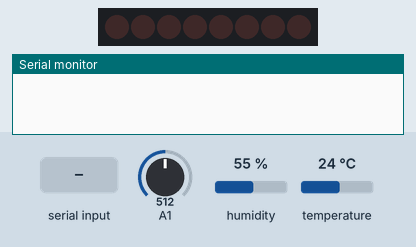
Bench run of a sketch on a simulated Arduino Uno, built with avr-gcc and run on an emulated ATmega328P. On the bench: 8 shift-register outputs drawn as a row of LEDs (first output left, lit = HIGH), the last lines printed to the serial monitor. Wiring (inferred from the names in the program): shift register (74HC595): data pin 11; shift clock pin 12; latch pin 8. Wiring (inferred from the signals the program sends): row of LEDs: on Q0, Q1, Q2, Q3, Q4, Q5, Q6, Q7. Inputs (shaded band) come from the test bench; at power-on: A1 = 512, humidity 55 %, temperature 24 °C.

Above: at 1.2 s.
1.3 s: "90,45\n" received over Serial
At 2.3 s:
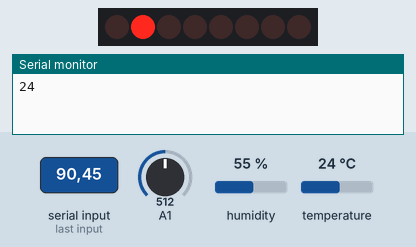
At 3.1 s:
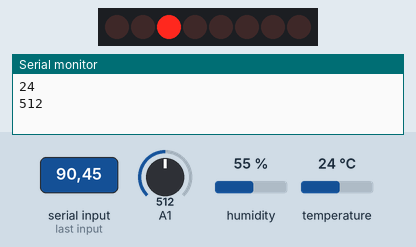
4.3 s: "30,150\n" received over Serial
At 4.8 s:
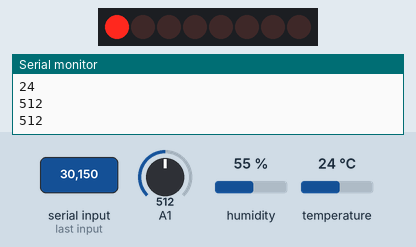
Timing chart, 0 to 7.9 s (numbered marks = the images above; inputs shaded):
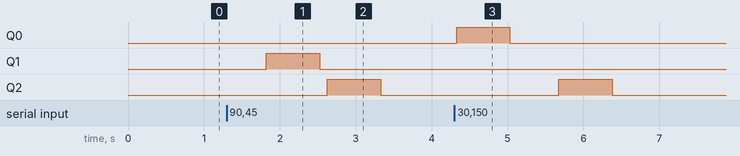

The sketch:

reader.ino.ino
```cpp
#include <dht.h>

dht DHT;

#define DHT11_PIN 7
#define CDS_PIN A0
#define READ_DELAY 100

int latchPin = 8;
int clockPin = 12;
int dataPin = 11;

int incomingByte = 0;

void setup()
{
  Serial.begin(9600);
  pinMode(latchPin, OUTPUT);
  pinMode(clockPin, OUTPUT);
  pinMode(dataPin, OUTPUT);
  digitalWrite(latchPin, LOW);
  shiftOut(dataPin, clockPin, MSBFIRST, 0);
  digitalWrite(latchPin, HIGH);
}

int temperature()
{
  int temp;
  int chk = DHTLIB_ERROR_TIMEOUT;

  while (chk == DHTLIB_ERROR_TIMEOUT)
  {
    delay(READ_DELAY);
    chk = DHT.read11(DHT11_PIN);
  }
  return DHT.temperature;
}

int humidity()
{
  int humidity;
  int chk = DHTLIB_ERROR_TIMEOUT;

  while (chk == DHTLIB_ERROR_TIMEOUT)
  {
    delay(READ_DELAY);
    chk = DHT.read11(DHT11_PIN);
  }
  return DHT.humidity;
}

int light()
{
  int n_reads = 10;
  int brightness = 0;

  for (int i = 0; i < n_reads; i++)
  {
    brightness = brightness + analogRead(CDS_PIN);
    delay(50);
  }

  return brightness / n_reads;
}

int moisture_sensor(int i)
{
  int power[5];
  power[0] = 0x01;
  power[1] = 0x02;
  power[2] = 0x04;
  power[3] = 0x08;
  power[4] = 0x10;

  digitalWrite(latchPin, LOW);
  shiftOut(dataPin, clockPin, MSBFIRST, power[i]);
  digitalWrite(latchPin, HIGH);

  delay(200);
  int total = 0;
  int n_reads = 10;
  for (int i = 0; i < n_reads; i++)
  {
    total = total + analogRead(A1);
    delay(50);
  }

  digitalWrite(latchPin, LOW);
  shiftOut(dataPin, clockPin, MSBFIRST, 0);
  digitalWrite(latchPin, HIGH);
  return total / n_reads;
}

void loop()
{
  /*Serial.println(temperature());
  Serial.println(humidity());
  Serial.println(light());*/

  //Serial.println(moisture_sensor(1));
  if (Serial.available() > 0) {
    // read the incoming byte:
    incomingByte = Serial.read();

    switch(incomingByte - 48)
    {
      case 0:
        Serial.println(temperature());
        break;
      case 1:
        Serial.println(humidity());
        break;
      case 2:
        Serial.println(light());
        break;
      case 3:
        Serial.println(moisture_sensor(0));
        break;
      case 4:
        Serial.println(moisture_sensor(1));
        break;
      case 5:
        Serial.println(moisture_sensor(2));
        break;
      case 6:
        Serial.println(moisture_sensor(3));
        break;
    }
  }
  delay(100);
}
```

Measured:
- after the input at 1.3 s, Q1: LOW → HIGH after 0.52 s, → LOW 0.70 s later; Q2: LOW → HIGH after 1.3 s, → LOW 0.70 s later
- after the input at 4.3 s, Q0: LOW → HIGH at once, → LOW 0.70 s later; Q2: LOW → HIGH after 1.4 s, → LOW 0.70 s later
